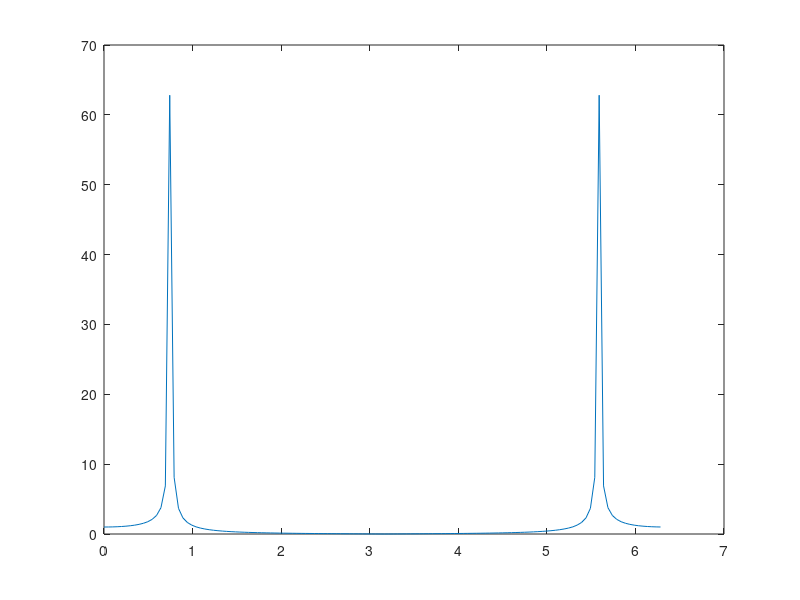

MATLAB code for this plot:
% Regression test function (black blox) for FreeMat v4.0
% This function is autogenerated by helpgen.
function bbtest_success = bbtest_fft
  bbtest_success = 1;
NumErrors = 0;
try
  t = linspace(0,2*pi,128);

catch
  NumErrors = NumErrors + 1;
end
try
  x = cos(15*t);

catch
  NumErrors = NumErrors + 1;
end
try
  y = fft(x);

catch
  NumErrors = NumErrors + 1;
end
try
  plot(t,abs(y));

catch
  NumErrors = NumErrors + 1;
end
try
  mprint('fft1');

catch
  NumErrors = NumErrors + 1;
end
if (NumErrors ~= 0) bbtest_success = 0; return; end
NumErrors = 0;
try
  A = [2,5;3,6]

catch
  NumErrors = NumErrors + 1;
end
try
  real(fft(A,[],1))

catch
  NumErrors = NumErrors + 1;
end
try
  real(fft(A,[],2))

catch
  NumErrors = NumErrors + 1;
end
if (NumErrors ~= 0) bbtest_success = 0; return; end
NumErrors = 0;
try
  delta(1:10) = 1;

catch
  NumErrors = NumErrors + 1;
end
try
  plot((0:255)/256*pi*2,real(fft(delta,256)),'r-');

catch
  NumErrors = NumErrors + 1;
end
try
  hold on

catch
  NumErrors = NumErrors + 1;
end
try
  plot((0:9)/10*pi*2,real(fft(delta)),'go');

catch
  NumErrors = NumErrors + 1;
end
try
  mprint('fft2');

catch
  NumErrors = NumErrors + 1;
end
if (NumErrors ~= 0) bbtest_success = 0; return; end
